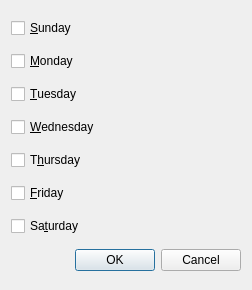
<?xml version="1.0" encoding="UTF-8"?>
<ui version="4.0">
 <class>DaySelectionDialog</class>
 <widget class="QDialog" name="DaySelectionDialog">
  <property name="geometry">
   <rect>
    <x>0</x>
    <y>0</y>
    <width>252</width>
    <height>290</height>
   </rect>
  </property>
  <property name="windowTitle">
   <string>Day Selection</string>
  </property>
  <layout class="QVBoxLayout" name="verticalLayout">
   <item>
    <widget class="QCheckBox" name="sunday">
     <property name="text">
      <string>&amp;Sunday</string>
     </property>
    </widget>
   </item>
   <item>
    <widget class="QCheckBox" name="monday">
     <property name="text">
      <string>&amp;Monday</string>
     </property>
    </widget>
   </item>
   <item>
    <widget class="QCheckBox" name="tuesday">
     <property name="text">
      <string>&amp;Tuesday</string>
     </property>
    </widget>
   </item>
   <item>
    <widget class="QCheckBox" name="wednesday">
     <property name="text">
      <string>&amp;Wednesday</string>
     </property>
    </widget>
   </item>
   <item>
    <widget class="QCheckBox" name="thursday">
     <property name="text">
      <string>T&amp;hursday</string>
     </property>
    </widget>
   </item>
   <item>
    <widget class="QCheckBox" name="friday">
     <property name="text">
      <string>&amp;Friday</string>
     </property>
    </widget>
   </item>
   <item>
    <widget class="QCheckBox" name="saturday">
     <property name="text">
      <string>Sa&amp;turday</string>
     </property>
    </widget>
   </item>
   <item>
    <widget class="QDialogButtonBox" name="buttonBox">
     <property name="orientation">
      <enum>Qt::Horizontal</enum>
     </property>
     <property name="standardButtons">
      <set>QDialogButtonBox::Cancel|QDialogButtonBox::Ok</set>
     </property>
    </widget>
   </item>
  </layout>
 </widget>
 <tabstops>
  <tabstop>sunday</tabstop>
  <tabstop>monday</tabstop>
  <tabstop>tuesday</tabstop>
  <tabstop>wednesday</tabstop>
  <tabstop>thursday</tabstop>
  <tabstop>friday</tabstop>
  <tabstop>saturday</tabstop>
  <tabstop>buttonBox</tabstop>
 </tabstops>
 <resources/>
 <connections>
  <connection>
   <sender>buttonBox</sender>
   <signal>accepted()</signal>
   <receiver>DaySelectionDialog</receiver>
   <slot>accept()</slot>
   <hints>
    <hint type="sourcelabel">
     <x>248</x>
     <y>254</y>
    </hint>
    <hint type="destinationlabel">
     <x>157</x>
     <y>274</y>
    </hint>
   </hints>
  </connection>
  <connection>
   <sender>buttonBox</sender>
   <signal>rejected()</signal>
   <receiver>DaySelectionDialog</receiver>
   <slot>reject()</slot>
   <hints>
    <hint type="sourcelabel">
     <x>316</x>
     <y>260</y>
    </hint>
    <hint type="destinationlabel">
     <x>286</x>
     <y>274</y>
    </hint>
   </hints>
  </connection>
 </connections>
</ui>
